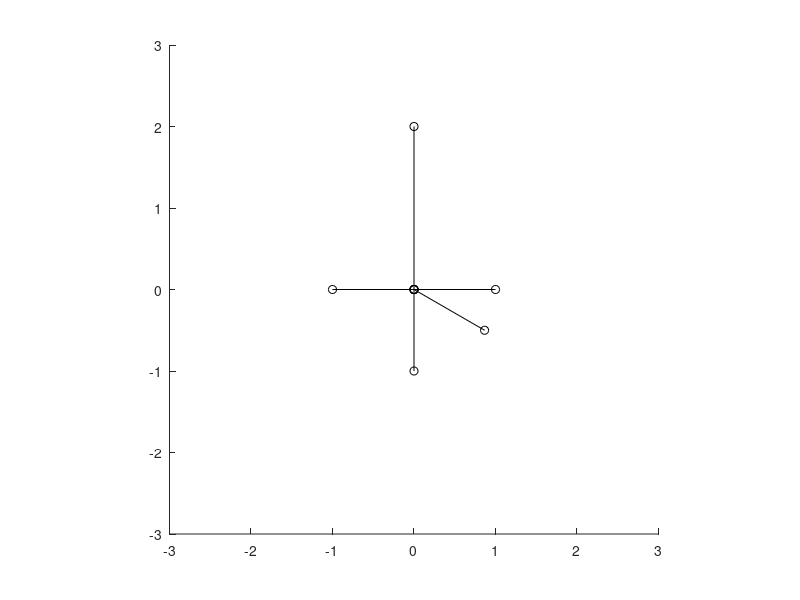

The MATLAB source for this figure: (Note: this script raises an error after producing the figure.)
%ShowHyperPlaid.m


n = 500;

[x,y] = meshgrid(linspace(0,1,n));
nt = 8;
dList = 30:30:360;
nd = length(dList);
posList = linspace(0,1,nd+3);
pos1 = posList(2)/2;
posList = posList(3:end);
g.r = .45;
sf = 5;
g.c = 1/6;
% list of six directions for the six components.
dListId = ceil(rand(1,6)*12);
%dListId = [1,1,1,1,1,1,1];
figure(1)
clf
hold on
for i=1:length(dList);
    nd = sum(dListId==i);
    if nd
       plot([0,nd*exp(sqrt(-1)*dList(i)*pi/180)],'ko-');
    end
end
axis equal
set(gca,'XLIm',[-3,3]);
set(gca,'YLim',[-3,3]);


figure(2)
clf
clear M
for i=1:nt
    img = zeros(n);
    g.ph = i*360/nt;

    g.xc = .5;
    g.yc = .5;
    for j=1:6
        g.d = dList(dListId(j));
        g.sf = sf;
        img = addGrating(img,g,x,y);
    end
    image( (img+1)*32);
    colormap(gray(64));
    axis equal
    axis off
    %showImage(img);
    set(gca,'YDir','normal');
    M(i) = getframe;
end

movie(M,20);
